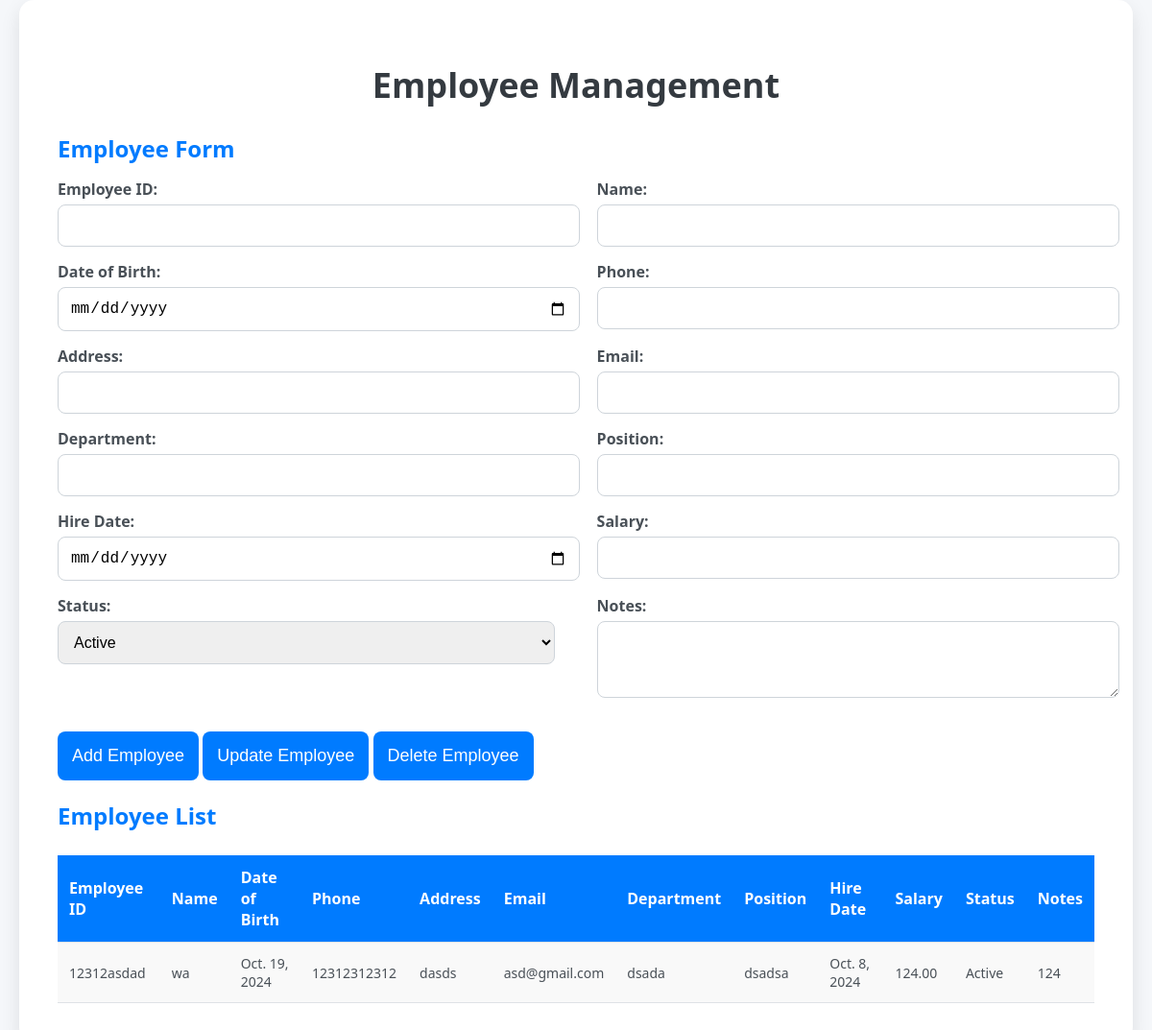
The page /nhanSu (signed in) on the database its author committed.
### member/models.py (models this page shows, shortened)
class Employee(models.Model):
    STATUS_CHOICES = [
        ('Active', 'Active'),
        ('Inactive', 'Inactive'),
        ('On Leave', 'On Leave'),
    ]
    employee_id = models.CharField(max_length=10, unique=True)
    name = models.CharField(max_length=100)
    dob = models.DateField()
    phone = models.CharField(max_length=15)
    address = models.TextField()
    email = models.EmailField()
    department = models.CharField(max_length=50)
    position = models.CharField(max_length=50)
    hire_date = models.DateField()
    salary = models.DecimalField(max_digits=10, decimal_places=2)
    status = models.CharField(max_length=10, choices=STATUS_CHOICES, default='Active')
    notes = models.TextField(blank=True, null=True)

### member/views.py (the view)
# urls.py: path('nhanSu', views.loadNhanSu, name='nhanSu'),
def loadNhanSu(request):
    if request.user.role != 'admin' and request.user.role != 'manager':
        return render(request, 'error.html')
    print(request.method)
    if request.method == 'POST':
        form = EmployeeForm(request.POST)
        if form.is_valid():
            form.save()
            return redirect('nhanSu')
    else:
        form = EmployeeForm()
    employees = Employee.objects.all()
    return render(request, 'nhanSu.html', {'form': form, 'employees': employees})

### member/template/nhanSu.html (shortened to what this page needs)
{% load static %}
<!DOCTYPE html>
<html lang="en">
<head>
    <link rel="stylesheet" href="{% static 'css/style.css' %}">
</head>
<body>
    <div class="container">
        <h1>Employee Management</h1>
        <div class="form-container">
            <h2>Employee Form</h2>
            <form method="post" id="main-form">
                <div class="form-row-group">
                    <div class="form-row">
                        <label for="id_employee_id">Employee ID:</label>
                        {{ form.employee_id }}
                    </div>
                    <div class="form-row">
                        <label for="id_name">Name:</label>
                        {{ form.name }}
                    </div>
                </div>
                <div class="form-row-group">
                    <div class="form-row">
                        <label for="id_dob">Date of Birth:</label>
                        {{ form.dob }}
                    </div>
                    <div class="form-row">
                        <label for="id_phone">Phone:</label>
                        {{ form.phone }}
                    </div>
                </div>
                <div class="form-row-group">
                    <div class="form-row">
                        <label for="id_address">Address:</label>
                        {{ form.address }}
                    </div>
                    <div class="form-row">
                        <label for="id_email">Email:</label>
                        {{ form.email }}
                    </div>
                </div>
                <div class="form-row-group">
                    <div class="form-row">
                        <label for="id_department">Department:</label>
                        {{ form.department }}
                    </div>
                    <div class="form-row">
                        <label for="id_position">Position:</label>
                        {{ form.position }}
                    </div>
                </div>
                <div class="form-row-group">
                    <div class="form-row">
                        <label for="id_hire_date">Hire Date:</label>
                        {{ form.hire_date }}
                    </div>
                    <div class="form-row">
                        <label for="id_salary">Salary:</label>
                        {{ form.salary }}
                    </div>
                </div>
                <div class="form-row-group">
                    <div class="form-row">
                        <label for="id_status">Status:</label>
                        {{ form.status }}
                    </div>
                    <div class="form-row">
                        <label for="id_notes">Notes:</label>
                        {{ form.notes }}
                    </div>
                </div>
                <button type="submit" id="add-button">Add Employee</button>
                <button type="button" id="update-button">Update Employee</button>
                <button type="button" id="delete-button">Delete Employee</button>
            </form>
        </div>
        <div class="grid-container">
            <h2>Employee List</h2>
            <table>
                <thead>
                    <tr>
                        <th>Employee ID</th>
                        <th>Name</th>
                        <th>Date of Birth</th>
                        <th>Phone</th>
                        <th>Address</th>
                        <th>Email</th>
                        <th>Department</th>
                        <th>Position</th>
                        <th>Hire Date</th>
                        <th>Salary</th>
                        <th>Status</th>
                        <th>Notes</th>
                    </tr>
                </thead>
                <tbody>
                    {% for employee in employees %}
                    <tr>
                        <td>{{ employee.employee_id }}</td>
                        <td>{{ employee.name }}</td>
                        <td>{{ employee.dob }}</td>
                        <td>{{ employee.phone }}</td>
                        <td>{{ employee.address }}</td>
                        <td>{{ employee.email }}</td>
                        <td>{{ employee.department }}</td>
                        <td>{{ employee.position }}</td>
                        <td>{{ employee.hire_date }}</td>
                        <td>{{ employee.salary }}</td>
                        <td>{{ employee.status }}</td>
                        <td>{{ employee.notes }}</td>
                    </tr>
                    {% empty %}
                    <tr>
                        <td colspan="12">No employees found.</td>
                    </tr>
                    {% endfor %}
                </tbody>
            </table>
        </div>
    </div>
</body>
</html>

### member/static/css/style.css (style rules this page uses)
body { font-family: 'Segoe UI', Tahoma, Geneva, Verdana, sans-serif; margin: 0; padding: 0; display: flex; justify-content: center; align-items: center; background-color: #f5f7fa; color: #343a40; }
.container { width: 90%; max-width: 1100px; background: #ffffff; padding: 40px; border-radius: 15px; box-shadow: 0 8px 20px rgba(0, 0, 0, 0.1); }
h1 { text-align: center; color: #343a40; margin-bottom: 25px; font-size: 36px; font-weight: 700; }
h2 { color: #007bff; font-size: 24px; margin-bottom: 15px; }
.form-row-group { display: flex; flex-wrap: wrap; justify-content: space-between; margin-bottom: 15px; }
.form-row { display: flex; flex-direction: column; width: 48%; }
.form-row label { font-size: 16px; font-weight: 600; color: #495057; margin-bottom: 5px; }
.form-row input, .form-row select, textarea { width: 100%; padding: 12px; border: 1px solid #ced4da; border-radius: 8px; font-size: 16px; transition: all 0.3s ease; }
button { margin-top: 20px; padding: 15px; background-color: #007bff; color: #fff; border: none; border-radius: 8px; cursor: pointer; font-size: 18px; transition: background-color 0.3s ease; }
.grid-container table { width: 100%; border-collapse: collapse; margin-top: 25px; background-color: #f9f9f9; }
.grid-container th, .grid-container td { padding: 12px; text-align: left; border-bottom: 1px solid #dee2e6; }
.grid-container th { background-color: #007bff; color: white; font-weight: 600; }
.grid-container td { font-size: 14px; color: #495057; }

### rows shown on the page
Employee: employee_id "12312asdad", name "wa", dob "Oct. 19, 2024", phone "12312312312", address "dasds", email "asd@gmail.com", department "dsada", position "dsadsa", hire_date "Oct. 8, 2024", salary "124.00", status "Active", notes "124"
